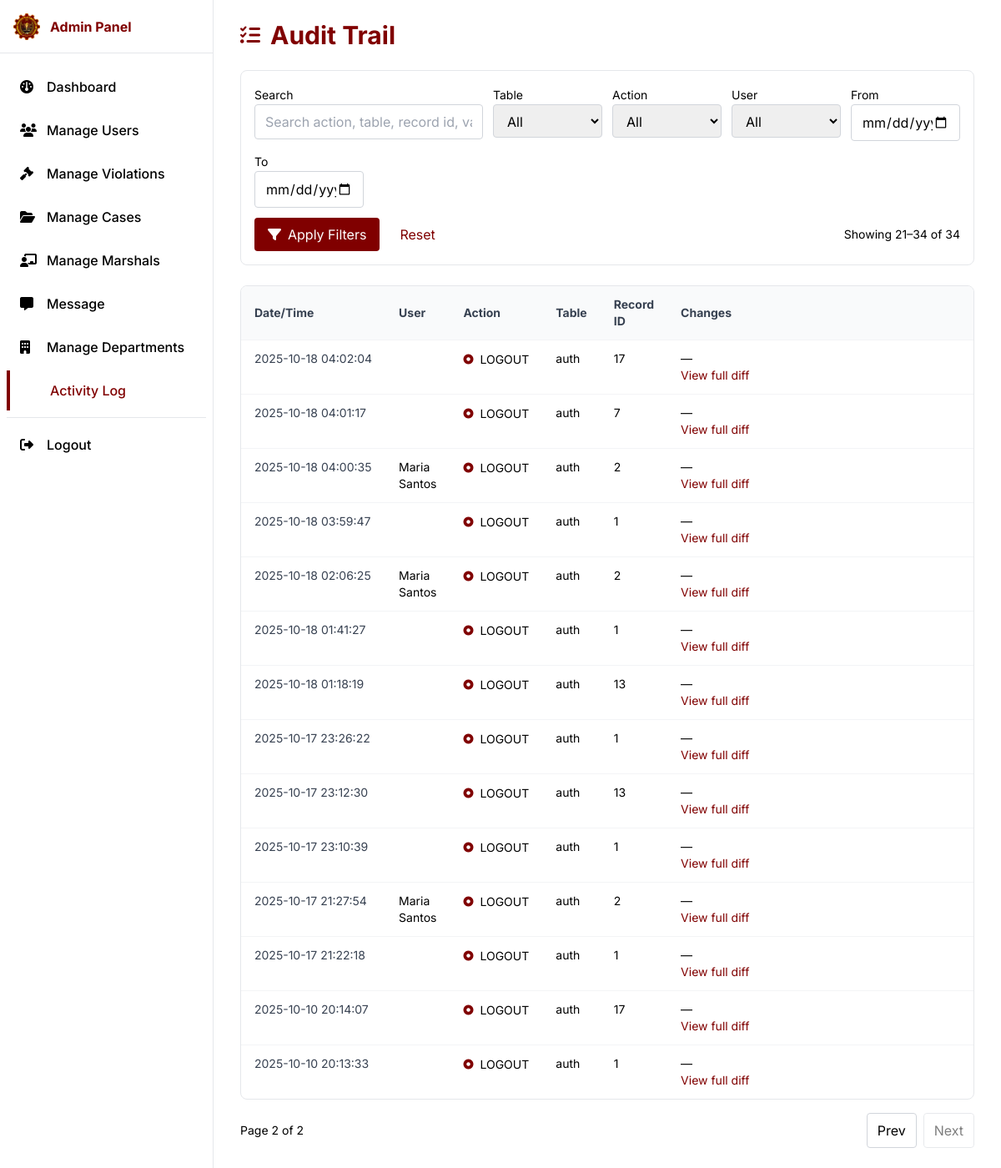
Screenshot of /pages/Admin/activity-log.php?page=2 with the database file from the repository.
### tables this page shows
CREATE TABLE `audit_trail` (
  `id` bigint(20) UNSIGNED NOT NULL,
  `table_name` varchar(100) NOT NULL,
  `record_id` varchar(100) NOT NULL,
  `action` varchar(30) NOT NULL,
  `performed_by_user_id` bigint(20) UNSIGNED DEFAULT NULL,
  `old_values` longtext DEFAULT NULL CHECK (json_valid(`old_values`)),
  `new_values` longtext DEFAULT NULL CHECK (json_valid(`new_values`)),
  `created_at` timestamp NOT NULL DEFAULT current_timestamp()
);

### pages/Admin/activity-log.php (the view, shortened to what this page needs)
<?php
  require_once '../../components/admin-head.php';
  require_once '../../database/database.php';
  $q = isset($_GET['q']) ? trim($_GET['q']) : '';
  $dateFrom = isset($_GET['date_from']) ? trim($_GET['date_from']) : '';
  $dateTo = isset($_GET['date_to']) ? trim($_GET['date_to']) : '';
  $page = isset($_GET['page']) && ctype_digit($_GET['page']) ? (int)$_GET['page'] : 1;
  $pageSize = 20;
  $offset = ($page - 1) * $pageSize;
  $where = [];
  $whereSql = $where ? ('WHERE ' . implode(' AND ', $where)) : '';
  $sqlCount = "SELECT COUNT(*) FROM audit_trail at $whereSql";
  $stmt = $pdo->prepare($sqlCount);
  $stmt->execute();
  $totalRows = (int)$stmt->fetchColumn();
  $totalPages = max(1, (int)ceil($totalRows / $pageSize));
  $sql = "
    SELECT at.*, u.username, u.email,
           CONCAT(COALESCE(m.first_name,''),' ',COALESCE(m.last_name,'')) AS staff_name
    FROM audit_trail at
    LEFT JOIN users u ON u.id = at.performed_by_user_id
    LEFT JOIN marshal m ON m.user_id = u.id
    $whereSql
    ORDER BY at.created_at DESC
    LIMIT :limit OFFSET :offset
  ";
  $stmt = $pdo->prepare($sql);
  $stmt->bindValue(':limit', $pageSize, PDO::PARAM_INT);
  $stmt->bindValue(':offset', $offset, PDO::PARAM_INT);
  $stmt->execute();
  $logs = $stmt->fetchAll(PDO::FETCH_ASSOC);
?>
<div class="min-h-screen md:pl-64">
  <?php include '../../components/admin-sidebar.php'; ?>
  <main class="px-4 md:px-8 py-6">
    <div class="flex items-center gap-3 mb-6">
      <i class="fa-solid fa-list-check text-primary text-2xl"></i>
      <h1 class="text-2xl md:text-3xl font-bold text-primary">Audit Trail</h1>
    </div>
    <form method="get" class="bg-white border border-gray-200 rounded-lg p-4 mb-6 grid grid-cols-1 md:grid-cols-6 gap-3">
      <div class="md:col-span-2">
        <label class="text-sm text-gray">Search</label>
        <input type="text" name="q" value="<?php echo htmlspecialchars($q); ?>" placeholder="Search action, table, record id, values..."
               class="w-full border border-gray-300 rounded px-3 py-2 focus:outline-none focus:ring-1 focus:ring-primary" />
      </div>
      <div>
        <label class="text-sm text-gray">Table</label>
        <select name="table_name" class="w-full border border-gray-300 rounded px-3 py-2">
          <option value="">All</option>
        </select>
      </div>
      <div>
        <label class="text-sm text-gray">Action</label>
        <select name="action" class="w-full border border-gray-300 rounded px-3 py-2">
          <option value="">All</option>
        </select>
      </div>
      <div>
        <label class="text-sm text-gray">User</label>
        <select name="user_id" class="w-full border border-gray-300 rounded px-3 py-2">
          <option value="">All</option>
        </select>
      </div>
      <div>
        <label class="text-sm text-gray">From</label>
        <input type="date" name="date_from" value="<?php echo htmlspecialchars($dateFrom); ?>" class="w-full border border-gray-300 rounded px-3 py-2" />
      </div>
      <div>
        <label class="text-sm text-gray">To</label>
        <input type="date" name="date_to" value="<?php echo htmlspecialchars($dateTo); ?>" class="w-full border border-gray-300 rounded px-3 py-2" />
      </div>
      <div class="md:col-span-6 flex items-center gap-3">
        <button type="submit" class="bg-primary text-white px-4 py-2 rounded hover:opacity-90">
          <i class="fa-solid fa-filter mr-2"></i>Apply Filters
        </button>
        <a href="activity-log.php" class="text-primary px-3 py-2 hover:underline">Reset</a>
        <div class="text-sm text-gray ml-auto">Showing <?php echo $totalRows ? ($offset+1) : 0; ?>–<?php echo min($offset+$pageSize, $totalRows); ?> of <?php echo $totalRows; ?></div>
      </div>
    </form>
    <div class="bg-white border border-gray-200 rounded-lg overflow-x-auto">
      <table class="min-w-full text-sm">
        <thead class="bg-gray-50 text-gray-700">
          <tr>
            <th class="px-4 py-3 text-left">Date/Time</th>
            <th class="px-4 py-3 text-left">User</th>
            <th class="px-4 py-3 text-left">Action</th>
            <th class="px-4 py-3 text-left">Table</th>
            <th class="px-4 py-3 text-left">Record ID</th>
            <th class="px-4 py-3 text-left">Changes</th>
          </tr>
        </thead>
        <tbody>
          <?php if (!$logs): ?>
            <tr>
              <td colspan="6" class="px-4 py-6 text-center text-gray">No audit events found for the selected filters.</td>
            </tr>
          <?php else: ?>
            <?php foreach ($logs as $i => $row): ?>
              <?php
                $displayUser = $row['staff_name'] ? trim($row['staff_name']) : ($row['username'] ?: ($row['email'] ?: 'System'));
                $preview = '';
                $rowId = 'chg_' . $row['id'];
              ?>
              <tr class="border-t border-gray-100 align-top">
                <td class="px-4 py-3 whitespace-nowrap text-gray-700"><?php echo htmlspecialchars(date('Y-m-d H:i:s', strtotime($row['created_at']))); ?></td>
                <td class="px-4 py-3"><?php echo htmlspecialchars($displayUser); ?></td>
                <td class="px-4 py-3"><span class="inline-flex items-center gap-2"><i class="fa-solid fa-circle-dot text-primary text-xs"></i> <?php echo htmlspecialchars($row['action']); ?></span></td>
                <td class="px-4 py-3"><?php echo htmlspecialchars($row['table_name']); ?></td>
                <td class="px-4 py-3"><?php echo htmlspecialchars($row['record_id']); ?></td>
                <td class="px-4 py-3 w-[480px]">
                  <?php if ($preview): ?>
                    <div class="text-gray-700 mb-2"><?php echo $preview; ?><?php if (strlen($preview) > 0) echo ' ...'; ?></div>
                  <?php else: ?>
                    <div class="text-gray">—</div>
                  <?php endif; ?>
                  <button type="button" class="text-primary text-sm hover:underline" onclick="toggleDetails('<?php echo $rowId; ?>')">
                    View full diff
                  </button>
                </td>
              </tr>
            <?php endforeach; ?>
          <?php endif; ?>
        </tbody>
      </table>
    </div>
    <?php if ($totalPages > 1): ?>
      <div class="flex items-center justify-between mt-4">
        <div class="text-sm text-gray">Page <?php echo $page; ?> of <?php echo $totalPages; ?></div>
        <div class="flex gap-2">
          <?php
            $baseParams = $_GET; unset($baseParams['page']);
            $buildLink = function($p) use ($baseParams) {
              $params = $baseParams; $params['page'] = $p; return 'activity-log.php?' . http_build_query($params);
            };
          ?>
          <a class="px-3 py-2 border border-gray-300 rounded <?php echo $page<=1?'pointer-events-none opacity-50':''; ?>" href="<?php echo $page>1 ? $buildLink($page-1) : '#'; ?>">Prev</a>
          <a class="px-3 py-2 border border-gray-300 rounded <?php echo $page>=$totalPages?'pointer-events-none opacity-50':''; ?>" href="<?php echo $page<$totalPages ? $buildLink($page+1) : '#'; ?>">Next</a>
        </div>
      </div>
    <?php endif; ?>
  </main>
</div>
<?php require_once '../../components/admin-footer.php'; ?>

### css/brand-fallback.css (style rules this page uses)
:root { --brand-primary: #800000; --brand-secondary: #a52a2a; }
.text-primary { color: var(--brand-primary) !important; }
.bg-primary { background-color: var(--brand-primary) !important; }

### components/admin-head.php (style rules this page uses)
body { font-family: 'Inter', ui-sans-serif, system-ui, -apple-system, Segoe UI, Roboto, Helvetica, Arial, "Apple Color Emoji", "Segoe UI Emoji"; }

### rows the page displays
audit_trail: created_at "2025-10-18 04:02:04", action "LOGOUT", table_name "auth", record "17"
audit_trail: created_at "2025-10-18 04:01:17", action "LOGOUT", table_name "auth", record "7"
audit_trail: created_at "2025-10-18 04:00:35", displayUser "Maria Santos", action "LOGOUT", table_name "auth", record "2"
audit_trail: created_at "2025-10-18 03:59:47", action "LOGOUT", table_name "auth", record "1"
audit_trail: created_at "2025-10-18 02:06:25", displayUser "Maria Santos", action "LOGOUT", table_name "auth", record "2"
audit_trail: created_at "2025-10-18 01:41:27", action "LOGOUT", table_name "auth", record "1"
audit_trail: created_at "2025-10-18 01:18:19", action "LOGOUT", table_name "auth", record "13"
audit_trail: created_at "2025-10-17 23:26:22", action "LOGOUT", table_name "auth", record "1"
audit_trail: created_at "2025-10-17 23:12:30", action "LOGOUT", table_name "auth", record "13"
audit_trail: created_at "2025-10-17 23:10:39", action "LOGOUT", table_name "auth", record "1"
audit_trail: created_at "2025-10-17 21:27:54", displayUser "Maria Santos", action "LOGOUT", table_name "auth", record "2"
audit_trail: created_at "2025-10-17 21:22:18", action "LOGOUT", table_name "auth", record "1"
audit_trail: created_at "2025-10-10 20:14:07", action "LOGOUT", table_name "auth", record "17"
audit_trail: created_at "2025-10-10 20:13:33", action "LOGOUT", table_name "auth", record "1"

### other values shown
$offset+1 "21"
min($offset+$pageSize, $totalRows) "34"
$totalRows "34"
$page "2"
$totalPages "2"
